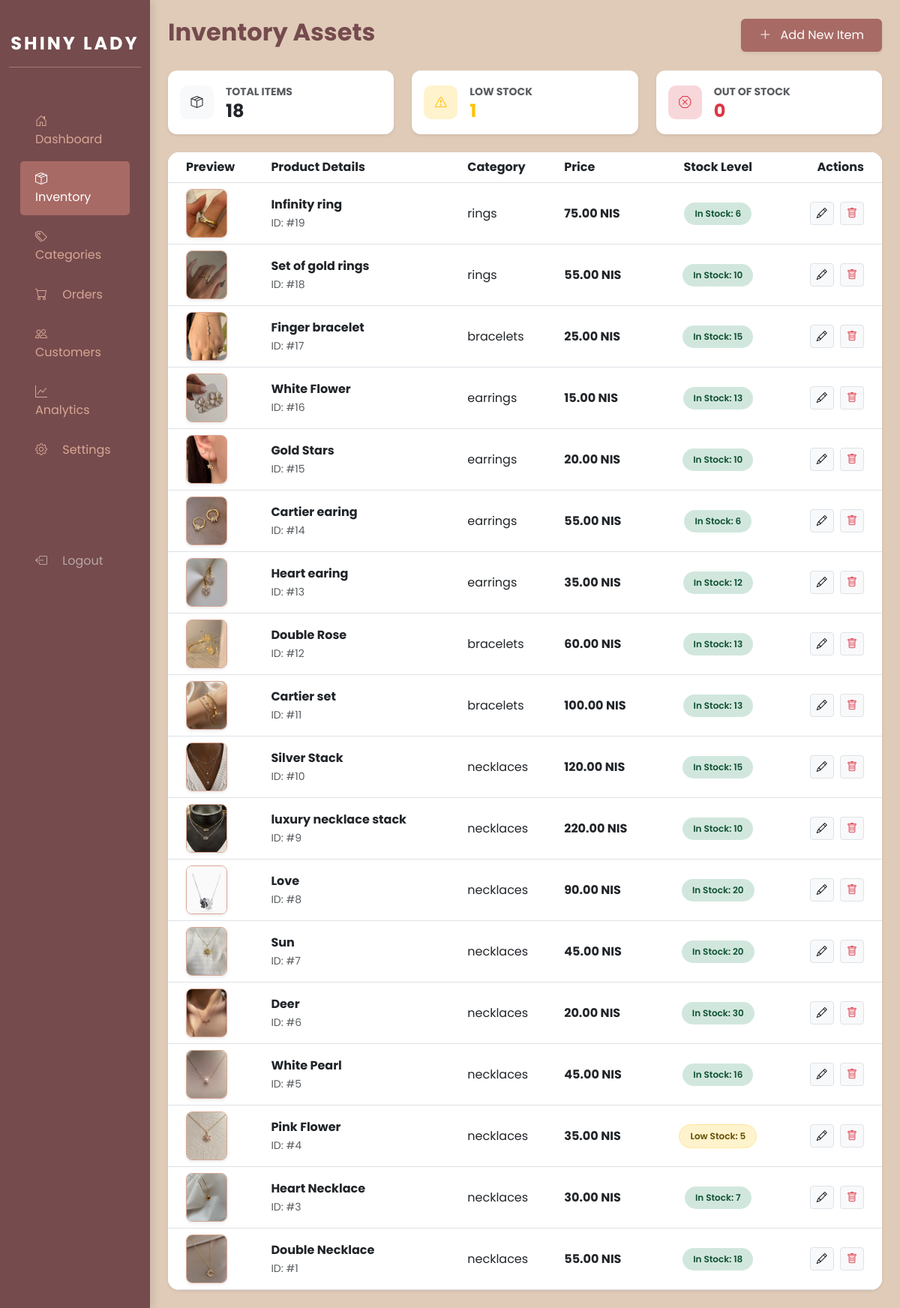
Screenshot of /web2026/admin/inventory.php with the database file from the repository.
### tables this page shows
CREATE TABLE `products` (
  `id` int(11) NOT NULL,
  `name` varchar(255) NOT NULL,
  `price` decimal(10,2) NOT NULL,
  `stock` int(11) DEFAULT 10,
  `category_id` int(11) DEFAULT NULL,
  `image` varchar(255) DEFAULT NULL,
  `description` text DEFAULT NULL,
  `created_at` timestamp NOT NULL DEFAULT current_timestamp()
);

CREATE TABLE `categories` (
  `id` int(11) NOT NULL,
  `name` varchar(100) NOT NULL
);

### web2026/admin/inventory.php (the view, shortened to what this page needs)
<?php
global $conn;
$query = "SELECT p.*, c.name as cat_name
          FROM products p
          LEFT JOIN categories c ON p.category_id = c.id";
$query .= " ORDER BY p.id DESC";
$result = mysqli_query($conn, $query);
$total_skus = mysqli_num_rows($result);
$lowStockRes = mysqli_query($conn, "SELECT COUNT(*) as low_count FROM products WHERE stock <= 5 AND stock > 0");
$lowStockCount = mysqli_fetch_assoc($lowStockRes)['low_count'];
$outOfStockRes = mysqli_query($conn, "SELECT COUNT(*) as out_count FROM products WHERE stock = 0");
$outOfStockCount = mysqli_fetch_assoc($outOfStockRes)['out_count'];
?>
<!DOCTYPE html>
<html lang="en">
<head>
    <link rel="stylesheet" href="https://cdn.jsdelivr.net/npm/bootstrap@5.3.0/dist/css/bootstrap.min.css">
    <link rel="stylesheet" href="https://cdn.jsdelivr.net/npm/bootstrap-icons@1.11.0/font/bootstrap-icons.css">
    <link rel="stylesheet" href="css/admin-style.css">
</head>
<body>
<div class="container-fluid">
    <div class="row flex-column flex-md-row">
        <nav class="col-md-2 d-none d-md-block sidebar">
            <div class="text-center mb-5">
                <h4 class="fw-bold mt-4 text-white" style="letter-spacing: 3px;">SHINY LADY</h4>
                <hr style="color: var(--rosewater); opacity: 0.5;">
            </div>
            <a href="index.php"><i class="bi bi-house-door me-3"></i> Dashboard</a>
            <a href="inventory.php" class="active"><i class="bi bi-box-seam me-3"></i> Inventory</a>
            <a href="categories.php"><i class="bi bi-tags me-3"></i> Categories</a>
            <a href="orders.php"><i class="bi bi-cart me-3"></i> Orders</a>
            <a href="customers.php"><i class="bi bi-people me-3"></i> Customers</a>
            <a href="analytics.php"><i class="bi bi-graph-up me-3"></i> Analytics</a>
            <a href="settings.php"><i class="bi bi-gear me-3"></i> Settings</a>
            <div style="margin-top: 100px;">
                <a href="login.php" onclick="return confirm('Logout?')" class="text-white-50">
                    <i class="bi bi-box-arrow-left me-3"></i> Logout
                </a>
            </div>
        </nav>
        <main class="col-md-10 ms-sm-auto px-md-4 py-4">
            <div class="d-flex justify-content-between align-items-center mb-4">
                <h2 class="fw-bold text-plum-wine">Inventory Assets</h2>
                <a href="add-product.php" class="btn btn-primary shadow-sm"><i class="bi bi-plus-lg me-2"></i> Add New Item</a>
            </div>
            <div class="row mb-4">
                <div class="col-md-4">
                    <div class="card p-3 border-0 shadow-sm" style="border-radius: 12px;">
                        <div class="d-flex align-items-center">
                            <div class="stat-icon-box bg-light text-plum-wine me-3"><i class="bi bi-box-seam"></i></div>
                            <div>
                                <small class="text-muted fw-bold small">TOTAL ITEMS</small>
                                <h4 class="fw-bold mb-0"><?php echo $total_skus; ?></h4>
                            </div>
                        </div>
                    </div>
                </div>
                <div class="col-md-4">
                    <div class="card p-3 border-0 shadow-sm" style="border-radius: 12px;">
                        <div class="d-flex align-items-center">
                            <div class="stat-icon-box bg-warning-subtle text-warning me-3"><i class="bi bi-exclamation-triangle"></i></div>
                            <div>
                                <small class="text-muted fw-bold small">LOW STOCK</small>
                                <h4 class="fw-bold mb-0 text-warning"><?php echo $lowStockCount; ?></h4>
                            </div>
                        </div>
                    </div>
                </div>
                <div class="col-md-4">
                    <div class="card p-3 border-0 shadow-sm" style="border-radius: 12px;">
                        <div class="d-flex align-items-center">
                            <div class="stat-icon-box bg-danger-subtle text-danger me-3"><i class="bi bi-x-octagon"></i></div>
                            <div>
                                <small class="text-muted fw-bold small">OUT OF STOCK</small>
                                <h4 class="fw-bold mb-0 text-danger"><?php echo $outOfStockCount; ?></h4>
                            </div>
                        </div>
                    </div>
                </div>
            </div>
            <div class="card border-0 shadow-sm" style="border-radius: 15px; overflow: hidden;">
                <div class="table-responsive">
                    <table class="table align-middle mb-0">
                        <thead class="bg-light">
                        <tr>
                            <th class="ps-4">Preview</th>
                            <th>Product Details</th>
                            <th>Category</th>
                            <th>Price</th>
                            <th class="text-center">Stock Level</th>
                            <th class="text-end pe-4">Actions</th>
                        </tr>
                        </thead>
                        <tbody>
                        <?php while($row = mysqli_fetch_assoc($result)):
                            $stock = $row['stock'];
                            if($stock <= 0) {
                                $badgeClass = "bg-out";
                                $statusText = "Out of Stock";
                            } elseif($stock <= 5) {
                                $badgeClass = "bg-low";
                                $statusText = "Low Stock: $stock";
                            } else {
                                $badgeClass = "bg-healthy";
                                $statusText = "In Stock: $stock";
                            }
                            ?>
                            <tr class="item-row">
                                <td class="ps-4">
                                    <img src="../images/<?php echo $row['image']; ?>" class="inventory-img shadow-sm" onerror="this.src='https://via.placeholder.com/50x65'">
                                </td>
                                <td>
                                    <div class="fw-bold text-plum-wine item-name"><?php echo htmlspecialchars($row['name']); ?></div>
                                    <small class="text-muted">ID: #<?php echo $row['id']; ?></small>
                                </td>
                                <td class="item-cat"><?php echo htmlspecialchars($row['cat_name']); ?></td>
                                <td class="fw-bold text-plum-wine"><?php echo $row['price']; ?> NIS</td>
                                <td class="text-center">
                                    <span class="stock-badge <?php echo $badgeClass; ?>">
                                        <?php echo $statusText; ?>
                                    </span>
                                </td>
                                <td class="text-end pe-4">
                                    <a href="edit-product.php?id=<?php echo $row['id']; ?>" class="btn btn-sm btn-light border me-1"><i class="bi bi-pencil"></i></a>
                                    <a href="delete-product.php?id=<?php echo $row['id']; ?>" class="btn btn-sm btn-light border text-danger" onclick="return confirm('Delete this product?')"><i class="bi bi-trash"></i></a>
                                </td>
                            </tr>
                        <?php endwhile; ?>
                        </tbody>
                    </table>
                </div>
            </div>
        </main>
    </div>
</div>
</body>
</html>

### web2026/admin/css/admin-style.css (style rules this page uses)
:root { --plum-wine: #754B4D; --copper-rose: #A86A65; --dusty-rose: #AB8882; --rosewater: #D8A694; --china-doll: #E0CBB9; --white: #ffffff; }
body { font-family: 'Poppins', sans-serif; background-color: var(--china-doll); color: var(--plum-wine); }
.sidebar { background-color: var(--plum-wine); min-height: 100vh; padding-top: 20px; box-shadow: 4px 0 10px rgba(0,0,0,0.1); }
.sidebar a { color: var(--rosewater); padding: 12px 20px; display: block; text-decoration: none; font-weight: 400; transition: 0.3s; margin: 5px 15px; border-radius: 5px; }
.sidebar a:hover, .sidebar a.active { background-color: var(--copper-rose); color: var(--white); }
.card { border: none; border-radius: 12px; background: var(--white); box-shadow: 0 4px 12px rgba(117, 75, 77, 0.1); }
.btn-primary { background-color: var(--copper-rose); border: none; padding: 10px 24px; transition: 0.3s; }
.table thead { background-color: var(--rosewater); color: var(--plum-wine); }
.table tbody { background-color: var(--white); }

### web2026/admin/inventory.php (style rules this page uses)
.stock-badge { padding: 6px 14px; border-radius: 20px; font-size: 0.75rem; font-weight: 600; display: inline-block; }
.bg-healthy { background-color: #d1e7dd; color: #0f5132; }
.bg-low { background-color: #fff3cd; color: #664d03; border: 1px solid #ffe69c; }
.inventory-img { width: 55px; height: 65px; object-fit: cover; border-radius: 8px; border: 1px solid var(--rosewater); }
.stat-icon-box { width: 45px; height: 45px; border-radius: 10px; display: flex; align-items: center; justify-content: center; }

### rows the page displays
products: image (picture), name "Infinity ring", id "19", category.name "rings", price "75.00", stock "In Stock: 6"
products: image (picture), name "Set of gold rings", id "18", category.name "rings", price "55.00", stock "In Stock: 10"
products: image (picture), name "Finger bracelet", id "17", category.name "bracelets", price "25.00", stock "In Stock: 15"
products: image (picture), name "White Flower", id "16", category.name "earrings", price "15.00", stock "In Stock: 13"
products: image (picture), name "Gold Stars", id "15", category.name "earrings", price "20.00", stock "In Stock: 10"
products: image (picture), name "Cartier earing", id "14", category.name "earrings", price "55.00", stock "In Stock: 6"
products: image (picture), name "Heart earing", id "13", category.name "earrings", price "35.00", stock "In Stock: 12"
products: image (picture), name "Double Rose", id "12", category.name "bracelets", price "60.00", stock "In Stock: 13"
products: image (picture), name "Cartier set", id "11", category.name "bracelets", price "100.00", stock "In Stock: 13"
products: image (picture), name "Silver Stack", id "10", category.name "necklaces", price "120.00", stock "In Stock: 15"
products: image (picture), name "luxury necklace stack", id "9", category.name "necklaces", price "220.00", stock "In Stock: 10"
products: image (picture), name "Love", id "8", category.name "necklaces", price "90.00", stock "In Stock: 20"
products: image (picture), name "Sun", id "7", category.name "necklaces", price "45.00", stock "In Stock: 20"
products: image (picture), name "Deer", id "6", category.name "necklaces", price "20.00", stock "In Stock: 30"
products: image (picture), name "White Pearl", id "5", category.name "necklaces", price "45.00", stock "In Stock: 16"
products: image (picture), name "Pink Flower", id "4", category.name "necklaces", price "35.00", stock "Low Stock: 5"
products: image (picture), name "Heart Necklace", id "3", category.name "necklaces", price "30.00", stock "In Stock: 7"
products: image (picture), name "Double Necklace", id "1", category.name "necklaces", price "55.00", stock "In Stock: 18"

### other values shown
$total_skus "18"
$lowStockCount "1"
$outOfStockCount "0"
